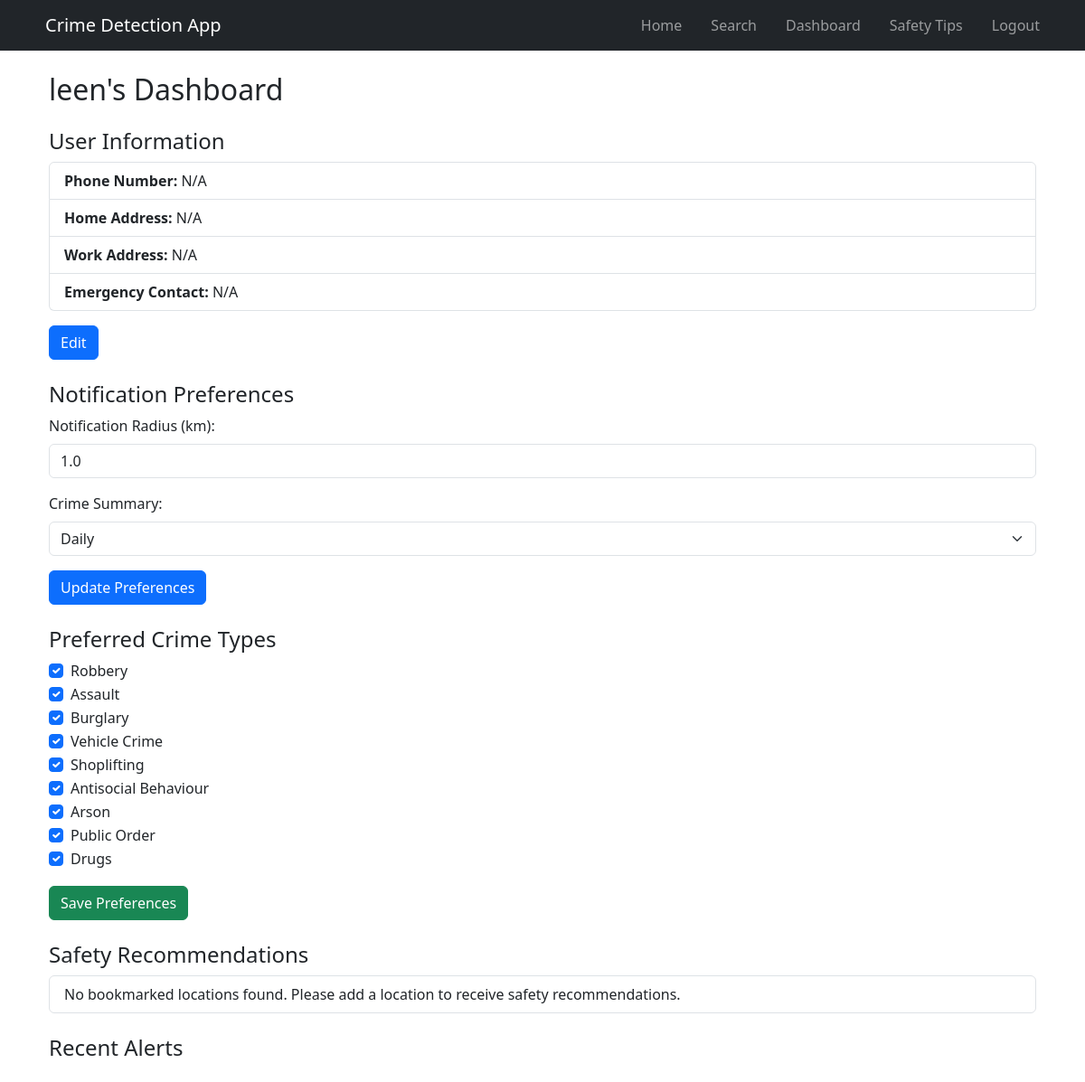
The page /dashboard (signed in) on the database its author committed.
### app/models.py (models this page shows, shortened)
class User(UserMixin, db.Model):
    id = db.Column(db.Integer, primary_key=True)
    username = db.Column(db.String(150), nullable=False, unique=True)
    email = db.Column(db.String(150), nullable=False, unique=True)
    password = db.Column(db.String(150), nullable=False)
    phone_number = db.Column(db.String(20))
    home_address = db.Column(db.String(255))
    work_address = db.Column(db.String(255))
    emergency_contact = db.Column(db.String(150))
    bookmarked_locations = db.Column(db.String(500))  # Can store multiple locations as a string
    notification_radius = db.Column(db.Float, default=1.0)  # Radius in km
    crime_preferences = db.Column(db.String(500), nullable=True, default="")  # Default value is an empty string

### app/views.py (the view)
@views.route('/dashboard')
@login_required
def dashboard():
    crime_preferences = current_user.crime_preferences or ""  # Default to an empty string
    recommendations = get_safety_recommendations(current_user)
    return render_template(
        'dashboard.html',
        user=current_user,
        recommendations=recommendations,
    )

### app/views.py (called while the page is built, shortened)
def get_safety_recommendations(user):
    if not user.bookmarked_locations:
        return ["No bookmarked locations found. Please add a location to receive safety recommendations."]

### app/templates/dashboard.html (shortened to what this page needs)
{% extends "base.html" %}
{% block content %}
<div class="container">
    <h2 class="my-4">{{ user.username }}'s Dashboard</h2>
    <div id="user-info" class="mb-4">
        <h4>User Information</h4>
        <ul class="list-group">
            <li class="list-group-item"><strong>Phone Number:</strong> {{ user.phone_number or 'N/A' }}</li>
            <li class="list-group-item"><strong>Home Address:</strong> {{ user.home_address or 'N/A' }}</li>
            <li class="list-group-item"><strong>Work Address:</strong> {{ user.work_address or 'N/A' }}</li>
            <li class="list-group-item"><strong>Emergency Contact:</strong> {{ user.emergency_contact or 'N/A' }}</li>
        </ul>
        <button id="edit-btn" class="btn btn-primary mt-3">Edit</button>
    </div>
    <form method="POST" action="{{ url_for('views.update_preferences') }}" class="mb-4">
        <h4>Notification Preferences</h4>
        <div class="mb-3">
            <label for="radius" class="form-label">Notification Radius (km):</label>
            <input type="number" class="form-control" id="radius" name="radius" step="0.1" value="{{ user.notification_radius }}">
        </div>
        <div class="mb-3">
            <label for="summary" class="form-label">Crime Summary:</label>
            <select id="summary" name="summary" class="form-select">
                <option value="daily" {% if user.summary_preference == 'daily' %}selected{% endif %}>Daily</option>
            </select>
        </div>
        <button type="submit" class="btn btn-primary">Update Preferences</button>
    </form>
    <form id="crime-preferences-form" method="POST" action="{{ url_for('views.update_preferences') }}" class="mb-4">
        <h4>Preferred Crime Types</h4>
        {% set crime_types = [
            "Robbery", "Assault", "Burglary", "Vehicle Crime", "Shoplifting",
            "Antisocial Behaviour", "Arson", "Public Order", "Drugs"
        ] %}
        {% for crime in crime_types %}
        <div class="form-check">
            <input class="form-check-input" type="checkbox" name="crime_preferences" value="{{ crime }}" id="crime-{{ crime|lower|replace(' ', '-') }}"
                   {% if user.crime_preferences and crime in user.crime_preferences %}checked{% endif %}>
            <label class="form-check-label" for="crime-{{ crime|lower|replace(' ', '-') }}">{{ crime }}</label>
        </div>
        {% endfor %}
        <button type="submit" class="btn btn-success mt-3">Save Preferences</button>
    </form>
    <div id="safety-recommendations" class="mb-4">
        <h4>Safety Recommendations</h4>
        <ul class="list-group">
            {% for recommendation in recommendations %}
                <li class="list-group-item">{{ recommendation }}</li>
            {% endfor %}
        </ul>
    </div>
    <div id="alert-container" class="mb-4">
        <h4>Recent Alerts</h4>
    </div>
</div>
{% endblock %}

### app/templates/base.html (shortened to what this page needs)
<!DOCTYPE html>
<html lang="en">
    <head>
        <link href="https://cdn.jsdelivr.net/npm/bootstrap@5.3.0/dist/css/bootstrap.min.css" rel="stylesheet">
        <link rel="stylesheet" href="https://unpkg.com/leaflet@1.7.1/dist/leaflet.css" />
        <link rel="stylesheet" href="https://unpkg.com/leaflet-control-geocoder/dist/Control.Geocoder.css" />
        <link rel="stylesheet" href="{{ url_for('static', filename='styles.css') }}">
    </head>
<body>
    <nav class="navbar navbar-expand-lg navbar-dark bg-dark">
        <div class="container">
            <a class="navbar-brand" href="{{ url_for('views.home') }}">Crime Detection App</a>
            <div class="collapse navbar-collapse" id="navbarNav">
                <ul class="navbar-nav ms-auto">
                    <li class="nav-item">
                        <a class="nav-link" href="{{ url_for('views.home') }}">Home</a>
                    </li>
                    {% if user and user.is_authenticated %}
                        <li class="nav-item">
                            <a class="nav-link" href="{{ url_for('views.search') }}">Search</a>
                        </li>
                        <li class="nav-item">
                            <a class="nav-link" href="{{ url_for('views.dashboard') }}">Dashboard</a>
                        </li>
                        <li class="nav-item">
                            <a class="nav-link" href="{{ url_for('views.safety_tips') }}">Safety Tips</a>
                        </li>
                        <li class="nav-item">
                            <a class="nav-link" href="{{ url_for('auth.logout') }}">Logout</a>
                        </li>
                    {% endif %}
                </ul>
            </div>
        </div>
    </nav>
    <main class="container my-4">
        {% block content %}{% endblock %}
    </main>
</body>
</html>

### app/static/styles.css (style rules this page uses)
nav { display: flex; justify-content: space-around; background-color: #333; padding: 1rem; }
nav ul { list-style: none; display: flex; gap: 1rem; }
nav a { color: white; text-decoration: none; padding: 0.5rem; border-radius: 5px; }

### rows shown on the page
User: username "leen", phone_number "N/A", home_address "N/A", work_address "N/A", emergency_contact "N/A", radius "1.0", crime_preferences "☑" "☑" "☑" "☑" "☑" "☑" "☑" "☑" "☑"

### other values the page prints
{{ crime }} "Robbery" "Assault" "Burglary" "Vehicle Crime" "Shoplifting" "Antisocial Behaviour" "Arson" "Public Order" "Drugs"
{{ recommendation }} "No bookmarked locations found. Please add a location to receive safety recommendations."
